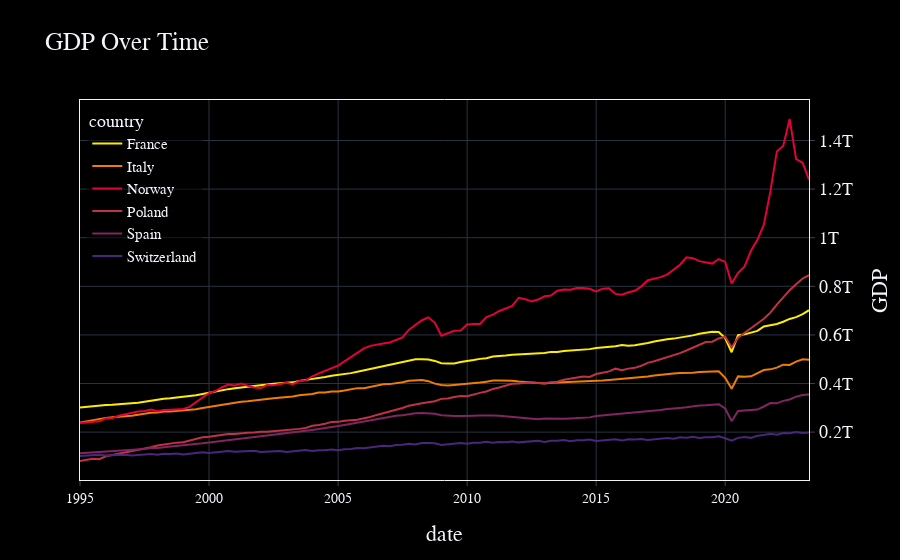

Write notebook code for a chart like this one.
### Code cell
# Assuming data is your DataFrame

# Reset the index (so 'date' becomes a column) and then melt the data
df_melted = data.reset_index().melt(id_vars='date', value_name='GDP', var_name='variable')

# Ensure the 'country' column has the full country name
df_melted['country'] = df_melted['variable'].apply(lambda x: x[0] if isinstance(x, tuple) else x)

# Drop the now redundant 'variable' column
df_melted.drop('variable', axis=1, inplace=True)

# Now you can plot the data using Plotly Express
fig = px.line(df_melted, x='date', y='GDP', color='country', title='GDP Over Time')
fig.show()
